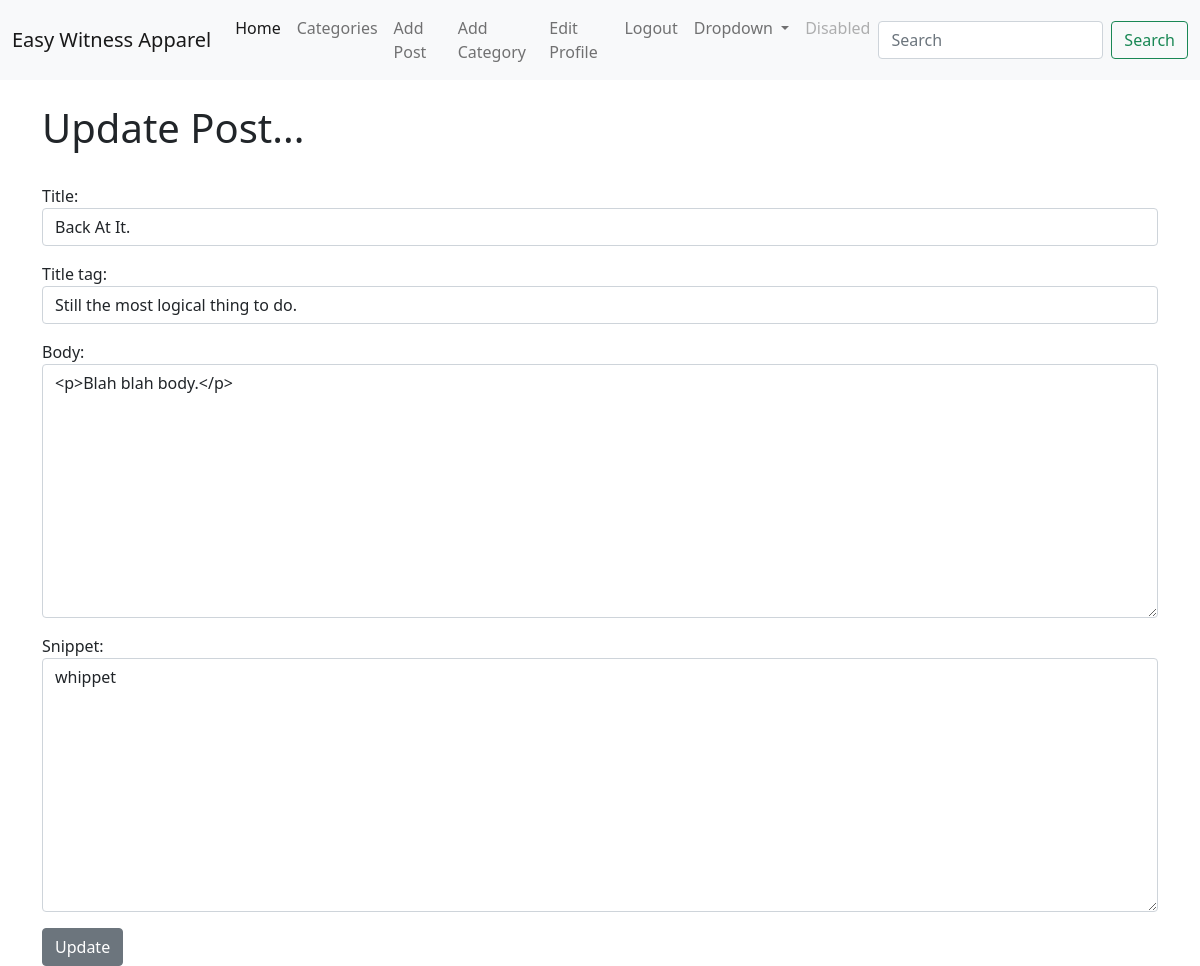
Screenshot of /article/edit/20 (signed in) with the database file from the repository.
### theblog/models.py (models this page shows, shortened)
class Post(models.Model):
    title = models.CharField(max_length=255)
    title_tag = models.CharField(max_length=255)
    author = models.ForeignKey(User, on_delete=models.CASCADE)
    body = RichTextField(blank=True, null=True)
    post_date = models.DateField(auto_now_add=True)
    category = models.CharField(max_length=255, default='all')
    snippet = models.CharField(max_length=255)
    likes = models.ManyToManyField(User, related_name='blog_posts')

### theblog/views.py (the view)
# urls.py: path('article/edit/<int:pk>', UpdatePostView.as_view(), name='update_post'),
class UpdatePostView(UpdateView):
    model = Post
    form_class = EditForm
    template_name = 'update_post.html'

### theblog/forms.py
class EditForm(forms.ModelForm):
    class Meta:
        model = Post
        fields = ('title', 'title_tag', 'body', 'snippet')
        widgets = {
            'title': forms.TextInput(attrs={'class': 'form-control'}),
            'title_tag': forms.TextInput(attrs={'class': 'form-control'}),
            'body': forms.Textarea(attrs={'class': 'form-control'}),
            'snippet': forms.Textarea(attrs={'class': 'form-control'}),
        }

### theblog/templates/update_post.html (shortened to what this page needs)
{% extends 'base.html' %}
{% block content %}
    {% if user.is_authenticated %}
        {% if user.id == post.author.id %}
            <h1>Update Post...</h1>
            <br/>
            <div>
                <div class="form-group">
                    <form method="POST">
                        {{ form.as_p }}
                        <button class="btn btn-secondary">Update
                        </button>
                    </form>
                </div>
        {% else %}
            You must be logged in for the access you requested.
        {% endif %}
            </div>
        {% else %}
            You must be logged in for the access you requested.
    {% endif %}
{% endblock %}

### rows the page displays
Post: title "Back At It.", title_tag "Still the most logical thing to do.", body "<p>Blah blah body.</p>", snippet "whippet"
